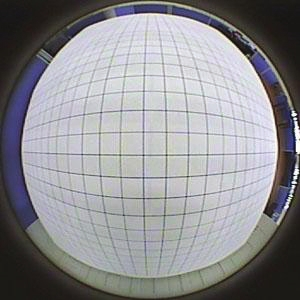
%> input picture Fish Eye/00.jpg, 300 x 300 px
$ octave fish_3D_Pyramid_zero.m   (GNU Octave 9; MATLAB toolbox functions it lacks are replaced by stand-ins)
%> lines starting %> are read from the running program, lines starting %| are printed output that depends on the picture
clc;
clear;
I0=imread('00.jpg');
%> I0 is the input picture: size 300x300x3 uint8; mean R, G, B 142.1, 142, 145.5
I0=uint8(rgb2gray(I0));
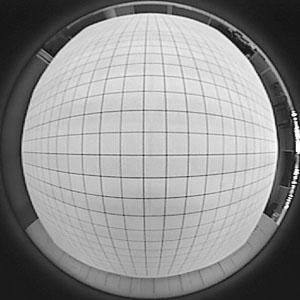
%> I0: size 300x300 uint8; min 14, max 255, mean 142.5
[heigh,width]=size(I0);
%> heigh = 300; width = 300
r=floor((min(heigh,width))/2);   %原图像半径
%> r = 150
oriwidth=2*r;                    %原图像宽长
%> oriwidth = 300
oriheigh=2*r;
%> oriheigh = 300
nwidth=4*r;                      %定义校正后图像大小
%> nwidth = 600
nheigh=4*r;
%> nheigh = 600
% [4 lines of commented-out code are left out]
I1=uint8(zeros(nheigh,nwidth*2));
p1=r;
%> p1 = 150
m1=r;
%> m1 = 150
n1=r;
%> n1 = 150
xc=r;
%> xc = 150
yc=r;
%> yc = 150
u0=r;
%> u0 = 150
v0=r;
%> v0 = 150
%-------------右面校正-------%

for i=1:2*r
    for j=1:4*r
%         m=2*r-j;
%         n=r-i;
        m=j-2*r;
        n=i-r;
        u=(r*n)/(sqrt(0.5*m^2+n^2+(2*r^2-2*r*m+0.5*m^2)));
        v=(0.7*r*m)/(sqrt(0.5*m^2+n^2+(2*r^2-2*r*m+0.5*m^2)));
        xft=round(u+r);
        yft=round(v+r);
% [13 lines of commented-out code are left out]
        I1(i,j) = I0(xft,yft);     % else,apply nearest interpolate
%          end
    end
end
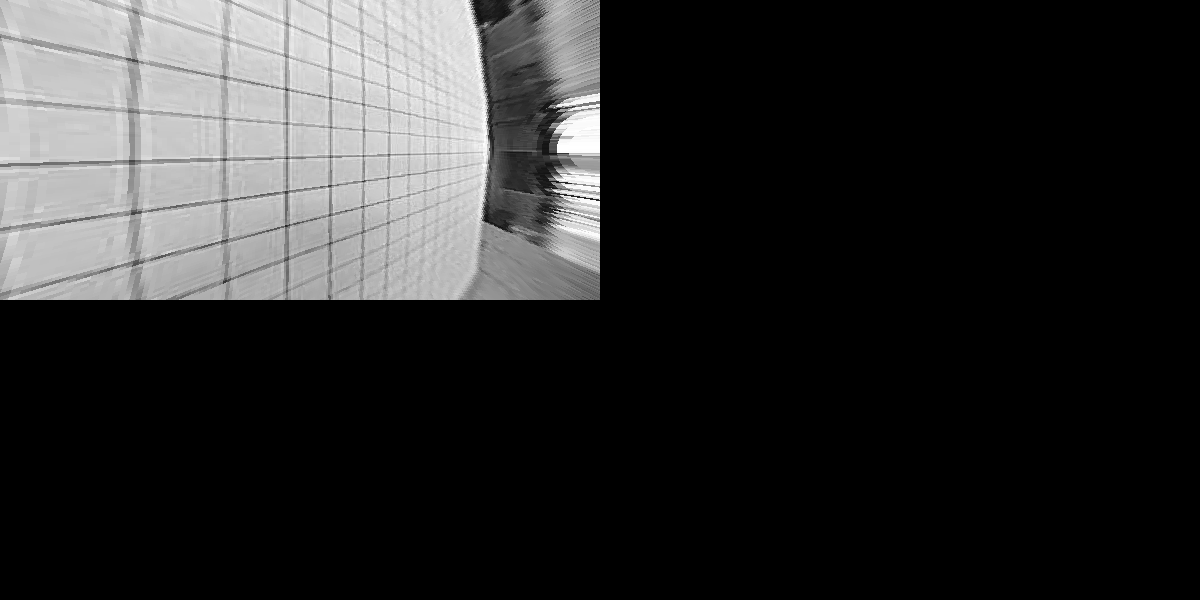
%> I1: size 600x1200 uint8; min 0, max 255, mean 44.8

%-------------左面校正-------%
for i=1:2*r
    for j=1:4*r
%         m=2*r-j;
%         n=r-i;
        m=2*r-j;
        n=i-r;
        u=(r*n)/(sqrt(0.5*m^2+n^2+(2*r^2-2*r*m+0.5*m^2)));
        v=-(0.7*r*m)/(sqrt(0.5*m^2+n^2+(2*r^2-2*r*m+0.5*m^2)));
        xft=round(u+r);
        yft=round(v+r);
% [13 lines of commented-out code are left out]
        I1(i+2*r,j) = I0(xft,yft);     % else,apply nearest interpolate
%          end
    end
end
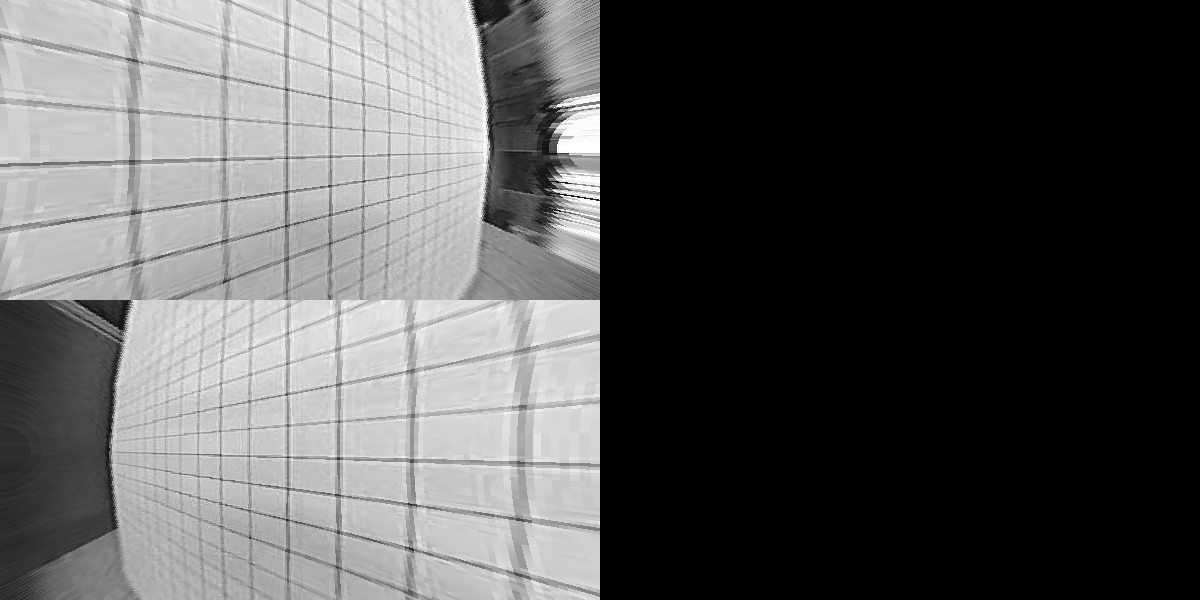
%> I1: size 600x1200 uint8; min 0, max 255, mean 87.1

%-------------上面校正-------%
for i=1:4*r
    for j=1:2*r
%         m=2*r-j;
%         n=r-i;
        m=j-r;
        n=2*r-i;
        u=-(0.7*r*n)/(sqrt(0.5*n^2+m^2+(2*r^2-2*r*n+0.5*n^2)));
        v=(r*m)/(sqrt(0.5*n^2+m^2+(2*r^2-2*r*n+0.5*n^2)));
        xft=round(u+r);
        yft=round(v+r);
% [13 lines of commented-out code are left out]
        I1(i,j+4*r) = I0(xft,yft);     % else,apply nearest interpolate
%          end
    end
end
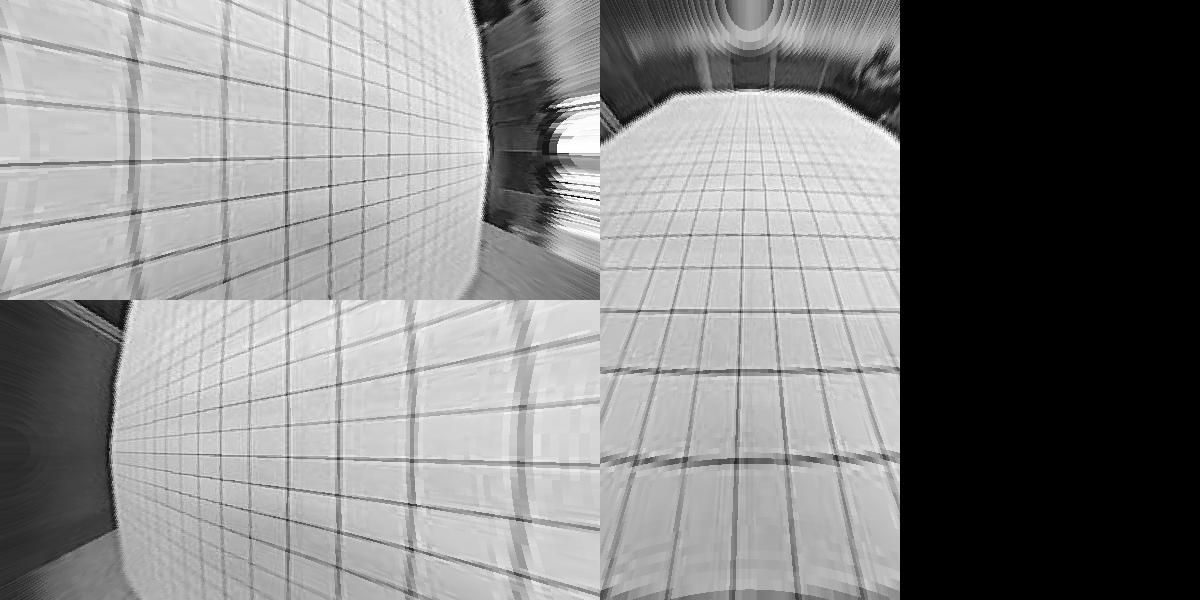
%> I1: size 600x1200 uint8; min 0, max 255, mean 130.4

%-------------下面校正-------%
for i=1:4*r
    for j=1:2*r
%         m=2*r-j;
%         n=r-i;
        m=r-j;
        n=i-2*r;
        u=(0.7*r*n)/(sqrt(0.5*n^2+m^2+(2*r^2-2*r*n+0.5*n^2)));
        v=-(r*m)/(sqrt(0.5*n^2+m^2+(2*r^2-2*r*n+0.5*n^2)));
        xft=round(u+r);
        yft=round(v+r);
% [13 lines of commented-out code are left out]
        I1(i,j+6*r) = I0(xft,yft);     % else,apply nearest interpolate
%          end
    end
end
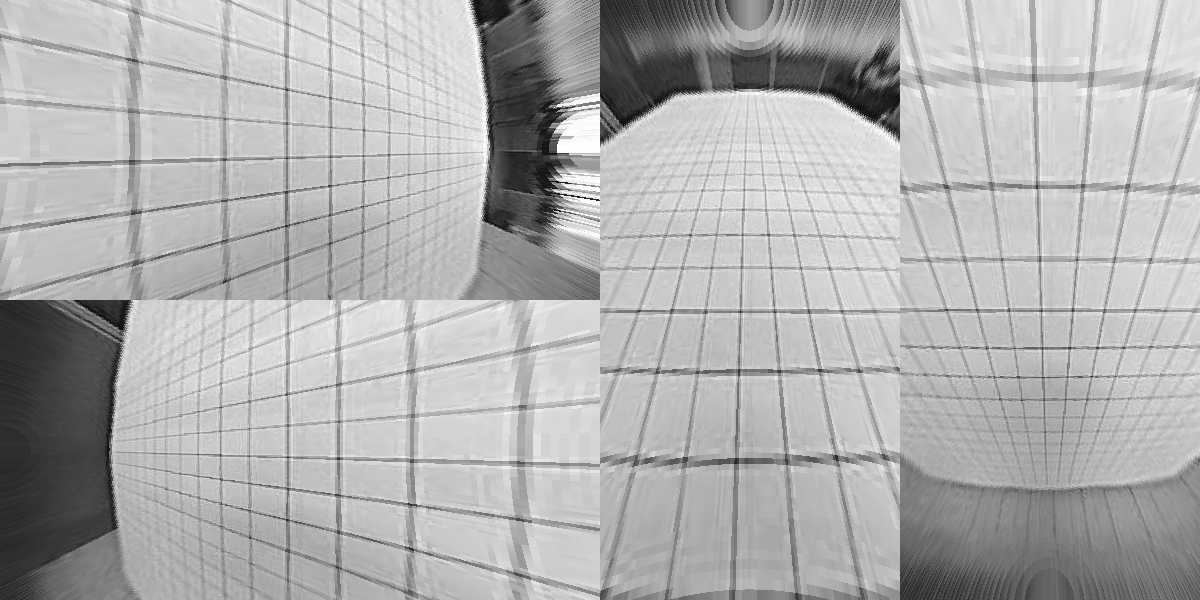
%> I1: size 600x1200 uint8; min 14, max 255, mean 175.7

%figure,imshow(I1);
figure;
subplot(1,2,1),imshow(I0);
subplot(1,2,2),imshow(I1);

$ run again, with Fish Eye/001.JPG copied over Fish Eye/00.jpg
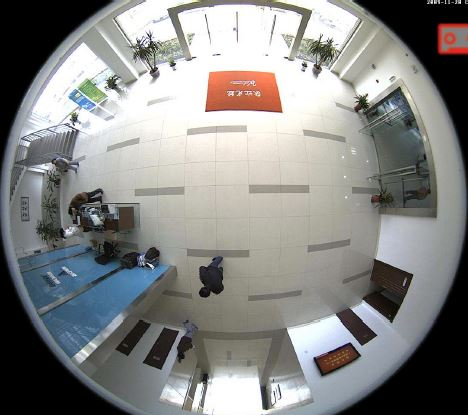
%> input picture Fish Eye/001.JPG, 468 x 415 px
%> I0 is the input picture: size 415x468x3 uint8; mean R, G, B 134.9, 135.3, 133.6
%> I0: size 415x468 uint8
%> after the loop `for i=1:4*r`:
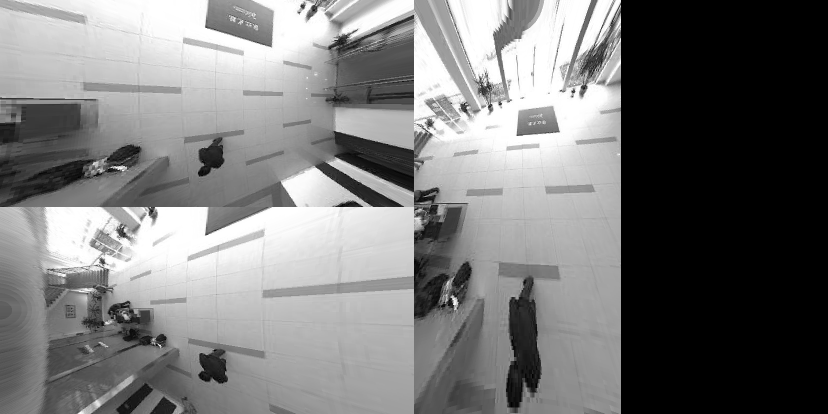
%> I1: size 828x1656 uint8 (shown at 1/2 size); min 0, max 255, mean 121.4
%> after the loop `for i=1:4*r`:
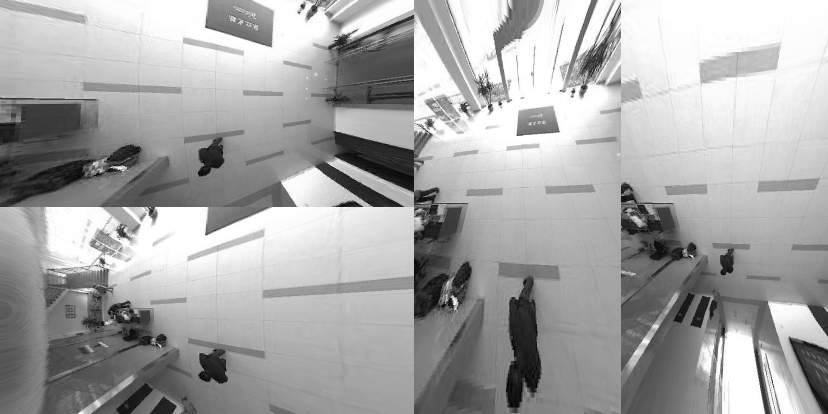
%> I1: size 828x1656 uint8 (shown at 1/2 size); min 0, max 255, mean 166.5

$ run again, with Fish Eye/112.jpg copied over Fish Eye/00.jpg
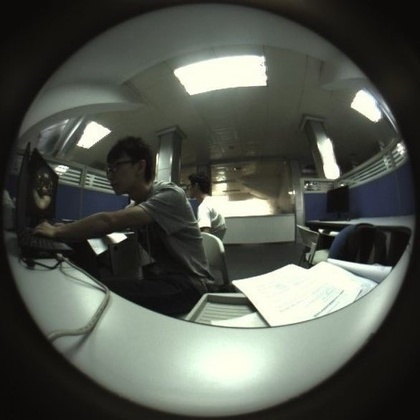
%> input picture Fish Eye/112.jpg, 420 x 420 px, shrunk from 586 x 586 before the run
%> I0 is the input picture: size 420x420x3 uint8; mean R, G, B 82.7, 86.8, 78.9
%> I0: size 420x420 uint8
%> after the loop `for i=1:4*r`:
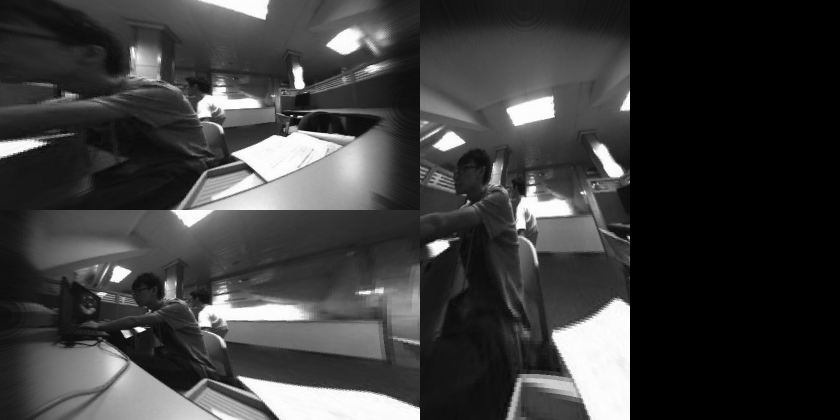
%> I1: size 840x1680 uint8 (shown at 1/2 size); min 0, max 255, mean 61
%> after the loop `for i=1:4*r`:
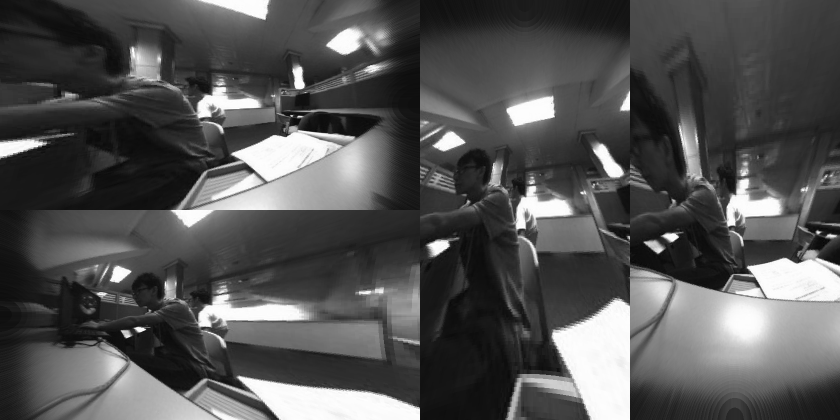
%> I1: size 840x1680 uint8 (shown at 1/2 size); min 3, max 255, mean 83.6

$ run again, with Fish Eye/12.jpg copied over Fish Eye/00.jpg
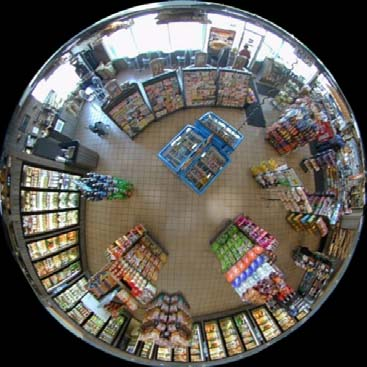
%> input picture Fish Eye/12.jpg, 367 x 367 px
%> I0 is the input picture: size 367x367x3 uint8; mean R, G, B 94.4, 91.2, 85.7
%> I0: size 367x367 uint8
%> after the loop `for i=1:4*r`:
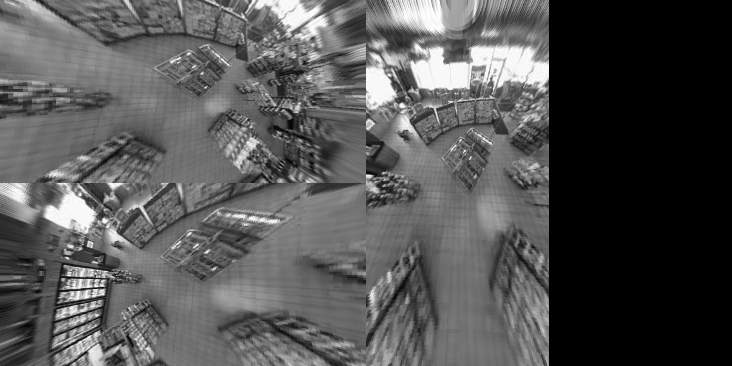
%> I1: size 732x1464 uint8 (shown at 1/2 size); min 0, max 255, mean 83.7
%> after the loop `for i=1:4*r`:
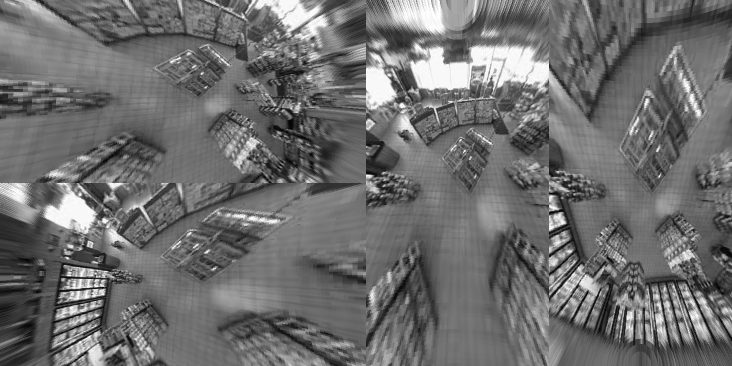
%> I1: size 732x1464 uint8 (shown at 1/2 size); min 0, max 255, mean 110
